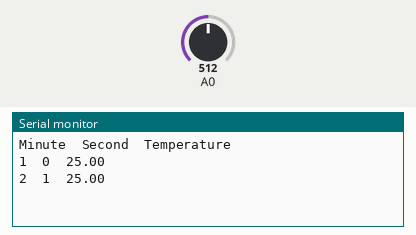
The sketch below on a simulated Arduino Uno, built with avr-gcc and run on an emulated ATmega328P. Parts: the last lines printed to the serial monitor. Inputs (shaded band) come from the test bench; at power-on: A0 = 512.

Above: at 1.8 s.
1.9 s: A0 set to 716
At 2.8 s:
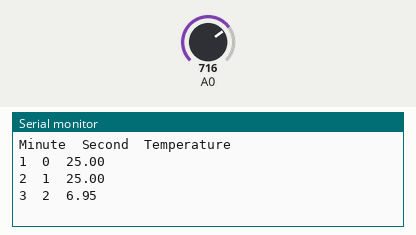
3.4 s: A0 set to 900
At 4.7 s:
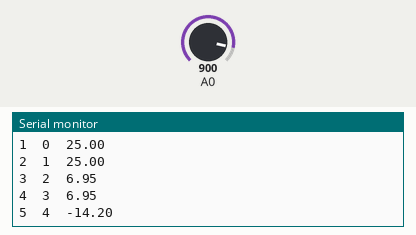
Timing chart, 0 to 6.4 s (numbered marks = the images above; inputs shaded):
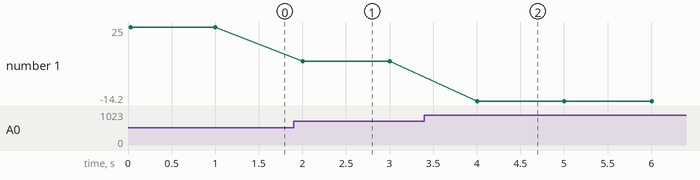

Measured:
- after the input at 1.9 s, the serial monitor: prints a new line after 0.10 s (image 1)
- after the input at 3.4 s, the serial monitor: prints a new line after 0.60 s (image 2)
- plotted number 1: 25 → 6.95 after the input at 1.9 s, 6.95 → -14.2 after the input at 3.4 s

The sketch:

bonus1.ino
```cpp
#include <Arduino.h>

#include <math.h>

#define TERMIST_B 3900

#define VIN 5.0

int minute = 1;

void setup()
{
    Serial.begin(9600);

    Serial.println("Minute\tSecond\tTemperature\t");
}

void loop()
{
    float voltage = analogRead(A0) * VIN / 1024.0;
    float r1 = voltage / (VIN - voltage);

    float temperature = 1. / (1. / (TERMIST_B)*log(r1) + 1. / (25. + 273.)) - 273;

    Serial.print(minute);
    Serial.print("\t");
    Serial.print(millis() / 1000); // дабавлен вывод секунд
    Serial.print("\t");
    Serial.println(temperature);

    delay(1000); // изменена задержка
    ++minute;
}
/*Была изменена задерка для вывода информации и добавлен столбец с выводом секунд.
Минутная задержка уменьшина для ускорения демонстрации работы программы.*/
// https://drive.google.com/file/d/1q9hy2wv88vCGXhjNaXuIuq_w7BisJ-Gm/view?usp=drive_link
```
